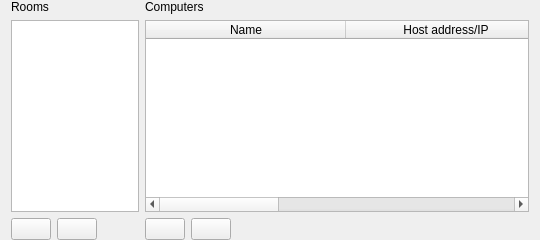
<?xml version="1.0" encoding="UTF-8"?>
<ui version="4.0">
 <class>LocalDataConfigurationPage</class>
 <widget class="QWidget" name="LocalDataConfigurationPage">
  <property name="windowTitle">
   <string>Rooms &amp; computers</string>
  </property>
  <property name="windowIcon">
   <iconset resource="localdata.qrc">
    <normaloff>:/localdata/application-msonenote.png</normaloff>:/localdata/application-msonenote.png</iconset>
  </property>
  <layout class="QGridLayout" name="gridLayout" columnstretch="1,3">
   <property name="topMargin">
    <number>0</number>
   </property>
   <property name="bottomMargin">
    <number>0</number>
   </property>
   <item row="0" column="0">
    <widget class="QLabel" name="label">
     <property name="text">
      <string>Rooms</string>
     </property>
    </widget>
   </item>
   <item row="0" column="1">
    <widget class="QLabel" name="label_2">
     <property name="text">
      <string>Computers</string>
     </property>
    </widget>
   </item>
   <item row="1" column="0">
    <widget class="QTableWidget" name="roomTableWidget">
     <attribute name="horizontalHeaderVisible">
      <bool>false</bool>
     </attribute>
     <attribute name="horizontalHeaderStretchLastSection">
      <bool>true</bool>
     </attribute>
     <attribute name="verticalHeaderVisible">
      <bool>false</bool>
     </attribute>
     <column>
      <property name="text">
       <string>Rooms</string>
      </property>
     </column>
    </widget>
   </item>
   <item row="1" column="1">
    <widget class="QTableWidget" name="computerTableWidget">
     <property name="selectionBehavior">
      <enum>QAbstractItemView::SelectRows</enum>
     </property>
     <attribute name="horizontalHeaderDefaultSectionSize">
      <number>200</number>
     </attribute>
     <attribute name="horizontalHeaderMinimumSectionSize">
      <number>150</number>
     </attribute>
     <attribute name="horizontalHeaderStretchLastSection">
      <bool>true</bool>
     </attribute>
     <attribute name="verticalHeaderVisible">
      <bool>false</bool>
     </attribute>
     <column>
      <property name="text">
       <string>Name</string>
      </property>
     </column>
     <column>
      <property name="text">
       <string>Host address/IP</string>
      </property>
     </column>
     <column>
      <property name="text">
       <string>MAC address</string>
      </property>
     </column>
    </widget>
   </item>
   <item row="2" column="0">
    <layout class="QHBoxLayout" name="horizontalLayout_2">
     <item>
      <widget class="QPushButton" name="addRoomButton">
       <property name="toolTip">
        <string>Add new room</string>
       </property>
       <property name="text">
        <string/>
       </property>
       <property name="icon">
        <iconset resource="localdata.qrc">
         <normaloff>:/localdata/list-add.png</normaloff>:/localdata/list-add.png</iconset>
       </property>
      </widget>
     </item>
     <item>
      <widget class="QPushButton" name="removeRoomButton">
       <property name="toolTip">
        <string>Remove selected room</string>
       </property>
       <property name="text">
        <string/>
       </property>
       <property name="icon">
        <iconset resource="localdata.qrc">
         <normaloff>:/localdata/edit-delete.png</normaloff>:/localdata/edit-delete.png</iconset>
       </property>
      </widget>
     </item>
     <item>
      <spacer name="horizontalSpacer_2">
       <property name="orientation">
        <enum>Qt::Horizontal</enum>
       </property>
       <property name="sizeHint" stdset="0">
        <size>
         <width>40</width>
         <height>20</height>
        </size>
       </property>
      </spacer>
     </item>
    </layout>
   </item>
   <item row="2" column="1">
    <layout class="QHBoxLayout" name="horizontalLayout">
     <item>
      <widget class="QPushButton" name="addComputerButton">
       <property name="toolTip">
        <string>Add new computer</string>
       </property>
       <property name="text">
        <string/>
       </property>
       <property name="icon">
        <iconset resource="localdata.qrc">
         <normaloff>:/localdata/list-add.png</normaloff>:/localdata/list-add.png</iconset>
       </property>
      </widget>
     </item>
     <item>
      <widget class="QPushButton" name="removeComputerButton">
       <property name="toolTip">
        <string>Remove selected computer</string>
       </property>
       <property name="text">
        <string/>
       </property>
       <property name="icon">
        <iconset resource="localdata.qrc">
         <normaloff>:/localdata/edit-delete.png</normaloff>:/localdata/edit-delete.png</iconset>
       </property>
      </widget>
     </item>
     <item>
      <spacer name="horizontalSpacer">
       <property name="orientation">
        <enum>Qt::Horizontal</enum>
       </property>
       <property name="sizeHint" stdset="0">
        <size>
         <width>40</width>
         <height>20</height>
        </size>
       </property>
      </spacer>
     </item>
    </layout>
   </item>
  </layout>
 </widget>
 <resources>
  <include location="localdata.qrc"/>
 </resources>
 <connections>
  <connection>
   <sender>addComputerButton</sender>
   <signal>clicked()</signal>
   <receiver>LocalDataConfigurationPage</receiver>
   <slot>addComputer()</slot>
   <hints>
    <hint type="sourcelabel">
     <x>646</x>
     <y>528</y>
    </hint>
    <hint type="destinationlabel">
     <x>507</x>
     <y>351</y>
    </hint>
   </hints>
  </connection>
  <connection>
   <sender>removeComputerButton</sender>
   <signal>clicked()</signal>
   <receiver>LocalDataConfigurationPage</receiver>
   <slot>removeComputer()</slot>
   <hints>
    <hint type="sourcelabel">
     <x>698</x>
     <y>528</y>
    </hint>
    <hint type="destinationlabel">
     <x>507</x>
     <y>351</y>
    </hint>
   </hints>
  </connection>
  <connection>
   <sender>removeRoomButton</sender>
   <signal>clicked()</signal>
   <receiver>LocalDataConfigurationPage</receiver>
   <slot>removeRoom()</slot>
   <hints>
    <hint type="sourcelabel">
     <x>108</x>
     <y>528</y>
    </hint>
    <hint type="destinationlabel">
     <x>507</x>
     <y>351</y>
    </hint>
   </hints>
  </connection>
  <connection>
   <sender>addRoomButton</sender>
   <signal>clicked()</signal>
   <receiver>LocalDataConfigurationPage</receiver>
   <slot>addRoom()</slot>
   <hints>
    <hint type="sourcelabel">
     <x>56</x>
     <y>528</y>
    </hint>
    <hint type="destinationlabel">
     <x>507</x>
     <y>351</y>
    </hint>
   </hints>
  </connection>
  <connection>
   <sender>roomTableWidget</sender>
   <signal>cellChanged(int,int)</signal>
   <receiver>LocalDataConfigurationPage</receiver>
   <slot>updateRoom()</slot>
   <hints>
    <hint type="sourcelabel">
     <x>150</x>
     <y>364</y>
    </hint>
    <hint type="destinationlabel">
     <x>507</x>
     <y>351</y>
    </hint>
   </hints>
  </connection>
  <connection>
   <sender>computerTableWidget</sender>
   <signal>cellChanged(int,int)</signal>
   <receiver>LocalDataConfigurationPage</receiver>
   <slot>updateComputer()</slot>
   <hints>
    <hint type="sourcelabel">
     <x>630</x>
     <y>364</y>
    </hint>
    <hint type="destinationlabel">
     <x>507</x>
     <y>351</y>
    </hint>
   </hints>
  </connection>
 </connections>
 <slots>
  <slot>addRoom()</slot>
  <slot>removeRoom()</slot>
  <slot>addComputer()</slot>
  <slot>removeComputer()</slot>
  <slot>updateRoom()</slot>
  <slot>updateComputer()</slot>
 </slots>
</ui>
